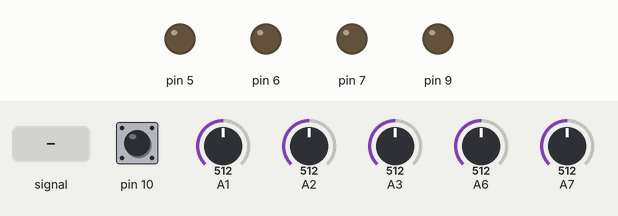
Simulated run of this sketch. Board: Arduino Uno, built with avr-gcc and run on an emulated ATmega328P. Parts: output pins drawn as LEDs (lit = HIGH). Inputs (shaded band) come from the test bench; at power-on: A7 = 512, A2 = 512, pin 10 HIGH, A1 = 512, A3 = 512, A6 = 512.

Above: at 0.75 s.
1.3 s: A2 fed a 200 Hz sine of ±81 counts around its level
Timing chart, 0 to 2.4 s (numbered marks = the images above; inputs shaded):
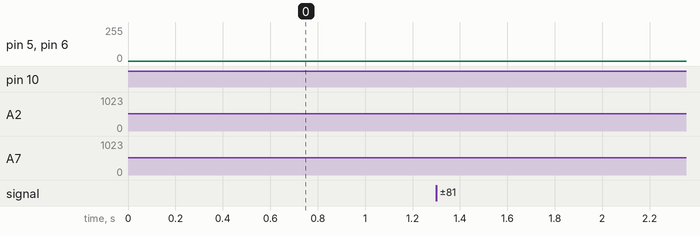

The sketch:

BookWormTest.ino
```cpp
#include <BookWorm.h>

/*
 * This is the big demo for the robot
 * It demonstrates a lot of various functions but it requires either my Sony or SSFPL's Samsung TV remote
 */

uint32_t timeStamp = 0;
int curCmd = TVREMOTE_KEY_NONE;

int leftSensMax = 0;
int rightSensMax = 0;
#define SENS_MAX_DECAY 1

bool lineFollow = false;

void setup() {
  // put your setup code here, to run once:

  BookWorm.begin(); // sets up the pin directions on the robot circuit
  BookWorm.setIrEmittersOff();
}

void loop() {
  // put your main code here, to run repeatedly:

  uint32_t now = millis();
  int rmtRes = BookWorm.readTvRemote();
  if (rmtRes != TVREMOTE_KEY_NONE && rmtRes != TVREMOTE_KEY_UNKNOWN)
  {
    timeStamp = now;
    //if (rmtRes != TVREMOTE_KEY_REPEATLAST)
    {
      curCmd = rmtRes;
    }
    if (rmtRes == TVREMOTE_KEY_PLAY)
    {
      BookWorm.enableAccelLimit();
      lineFollow = true;
    }
    else
    {
      BookWorm.disableAccelLimit();
      lineFollow = false;
    }
  }

  if ((now - timeStamp) > 200)
  {
    curCmd = TVREMOTE_KEY_NONE;
    if (lineFollow == false)
    {
      BookWorm.disableAccelLimit();
      BookWorm.move(0, 0);
    }
  }

  int pot = BookWorm.readPotentiometer();
  int leftSens = BookWorm.readSensorLeftSide();
  int rightSens = BookWorm.readSensorRightSide();
  if (lineFollow == false)
  {
    BookWorm.setLedLeft(leftSensMax / 4);
    BookWorm.setLedRight(rightSensMax / 4);
  }

  if (leftSens > leftSensMax)
  {
    leftSensMax = leftSens;
  }
  else if (leftSensMax >= SENS_MAX_DECAY)
  {
    leftSensMax -= SENS_MAX_DECAY;
  }

  if (rightSens > rightSensMax)
  {
    rightSensMax = rightSens;
  }
  else if (rightSensMax >= SENS_MAX_DECAY)
  {
    rightSensMax -= SENS_MAX_DECAY;
  }

  if (curCmd == TVREMOTE_KEY_SELECT && (rightSensMax > 200 || leftSensMax > 200))
  {
    int32_t diff = abs(rightSensMax - leftSensMax);

    if (leftSensMax > rightSensMax)
    {
      BookWorm.move(150 - (diff / 3), 150);
    }
    else
    {
      BookWorm.move(150, 150 - (diff / 3));
    }
  }
  else if (curCmd == TVREMOTE_KEY_UP)
  {
    BookWorm.move(500, 500);
  }
  else if (curCmd == TVREMOTE_KEY_DOWN)
  {
    BookWorm.move(-200, -200);
  }
  else if (curCmd == TVREMOTE_KEY_LEFT)
  {
    BookWorm.move(-200, 200);
  }
  else if (curCmd == TVREMOTE_KEY_RIGHT)
  {
    BookWorm.move(200, -200);
  }

  if (lineFollow || BookWorm.isButtonPressed())
  {
    leftSens = BookWorm.readSensorLeftFloor();
    rightSens = BookWorm.readSensorRightFloor();
    BookWorm.setLedLeft(leftSens / 4);
    BookWorm.setLedRight(rightSens / 4);
    if (((now / 100) % 2) == 0)
    {
      if (leftSens < pot)
      {
        BookWorm.setLedLeftOff();
      }
      if (rightSens < pot)
      {
        BookWorm.setLedRightOff();
      }
    }

    if (BookWorm.isButtonPressed())
    {
      delay(100);
    }

    if (lineFollow)
    {
      if ((leftSens >= pot && rightSens < pot)) //  || (rightSens < (leftSens * 2) && rightSens > (pot / 1))
      {
        BookWorm.move(200, 0);
      }
      else if ((leftSens < pot && rightSens >= pot)) //  || (leftSens < (rightSens * 2) && leftSens > (pot / 1))
      {
        BookWorm.move(0, 200);
      }
      else if (leftSens >= pot && rightSens >= pot)
      {
        BookWorm.move(400, 400);
      }
      else if (leftSens < pot && rightSens < pot)
      {
        BookWorm.move(200, 200);
      }
    }
  }
}
```

BookWormMove.cpp
```cpp
#include <Arduino.h>
#include "BookWorm.h"
#include "ContinuousServo.h"

extern ContinuousServo servoLeft;
extern ContinuousServo servoRight;

#ifndef usToTicks
#define usToTicks(_us)    (( clockCyclesPerMicrosecond()* _us) / 8)     // converts microseconds to tick (assumes prescale of 8)  // 12 Aug 2009
#endif
#ifndef ticksToUs
#define ticksToUs(_ticks) (( (unsigned)_ticks * 8)/ clockCyclesPerMicrosecond() ) // converts from ticks back to microseconds
#endif
#ifndef TRIM_DURATION
#define TRIM_DURATION       2                               // compensation ticks to trim adjust for digitalWrite delays // 12 August 2009
#endif

#define SERVO_CENTER_TICKS    (usToTicks(1500 - TRIM_DURATION))

#define SERVO_ACCELERATION_LIMIT 2

static unsigned int servoDeadzoneLeft = 0;
static unsigned int servoDeadzoneRight = 0;
static signed int servoBiasLeft = 0;
static signed int servoBiasRight = 0;
static bool servoStoppedNoPulse = true;

void cBookWorm::move(signed int left, signed int right)
{
	moveLeftServo(left);
	moveRightServo(right);
}

void cBookWorm::moveLeftServo(signed int x)
{
	signed int ticks = SERVO_CENTER_TICKS;
	if (x > 0) {
		ticks += x;
		ticks += servoDeadzoneLeft;
		ContinuousServo_BothForward |= (1 << 1);
	}
	else if (x <= 0) {
		ticks += x;
		ticks -= servoDeadzoneLeft;
		ContinuousServo_BothForward &= ~(1 << 1);
	}
	if (x == 0 && servoStoppedNoPulse != false) {
		servoLeft.deactivate();
	}
	else {
		servoLeft.activate();
	}
	ticks += servoBiasLeft;
	servoLeft.writeTicks(ticks);
}

void cBookWorm::moveRightServo(signed int x)
{
	signed int ticks = SERVO_CENTER_TICKS;
	x *= -1; // flip
	if (x > 0) {
		ticks += x;
		ticks += servoDeadzoneRight;
		ContinuousServo_BothForward |= (1 << 0);
	}
	else if (x <= 0) {
		ticks += x;
		ticks -= servoDeadzoneRight;
		ContinuousServo_BothForward &= ~(1 << 0);
	}
	if (x == 0 && servoStoppedNoPulse != false) {
		servoRight.deactivate();
	}
	else {
		servoRight.activate();
	}
	ticks += servoBiasRight;
	servoRight.writeTicks(ticks);
}

#define BOOKWORM_MOVEMIXED_INPUT_LIMIT 1023
#define BOOKWORM_MOVEMIXED_OUTPUT_SCALE 0.3
void cBookWorm::moveMixed(signed int throttle, signed int steer)
{
	signed int left, right;
	calcMix(throttle, steer, &left, &right);
	move(left, right);
}

void cBookWorm::calcMix(signed int throttle, signed int steer, signed int * left, signed int * right)
{
	double throttled, steerd;
	double diff;
	double leftd, rightd;

	if (throttle > BOOKWORM_MOVEMIXED_INPUT_LIMIT) {
		throttle = BOOKWORM_MOVEMIXED_INPUT_LIMIT;
	}
	else if (throttle < -BOOKWORM_MOVEMIXED_INPUT_LIMIT) {
		throttle = -BOOKWORM_MOVEMIXED_INPUT_LIMIT;
	}

	if (steer > BOOKWORM_MOVEMIXED_INPUT_LIMIT) {
		steer = BOOKWORM_MOVEMIXED_INPUT_LIMIT;
	}
	else if (steer < -BOOKWORM_MOVEMIXED_INPUT_LIMIT) {
		steer = -BOOKWORM_MOVEMIXED_INPUT_LIMIT;
	}

	throttled = throttle;
	steerd = steer;

	leftd = steerd;
	rightd = -steerd;
	leftd += throttled;
	rightd += throttled;
	leftd *= BOOKWORM_MOVEMIXED_OUTPUT_SCALE;
	rightd *= BOOKWORM_MOVEMIXED_OUTPUT_SCALE;

	*left = (signed int)lround(leftd);
	*right = (signed int)lround(rightd);
}

void cBookWorm::setAccelLimit(unsigned int accel)
{
	servoLeft.setAccel(accel);
	servoRight.setAccel(-accel);
}

void cBookWorm::enableAccelLimit(void)
{
	setAccelLimit(SERVO_ACCELERATION_LIMIT);
}

void cBookWorm::disableAccelLimit(void)
{
	setAccelLimit(0);
}

void cBookWorm::setServoDeadzoneLeft(unsigned int x)
{
	servoDeadzoneLeft = x;
}

void cBookWorm::setServoDeadzoneRight(unsigned int x)
{
	servoDeadzoneRight = x;
}

void cBookWorm::setServoBiasLeft(signed int x)
{
	servoBiasLeft = x;
}

void cBookWorm::setServoBiasRight(signed int x)
{
	servoBiasRight = x;
}

void cBookWorm::setServoStoppedNoPulse(bool x)
{
	servoStoppedNoPulse = x;
}
```

BookWormPrintf.cpp
```cpp
#include <Arduino.h>
#include "BookWorm.h"
#include <avr/pgmspace.h>
#include "WString.h"

static int printf_putchar(char c, FILE *fp)
{
	Serial.write((uint8_t)c);
	return 0;
}

int cBookWorm::printf(const char *format, ...)
{
	FILE f;
	va_list ap;

	fdev_setup_stream(&f, printf_putchar, NULL, _FDEV_SETUP_WRITE);
	fdev_set_udata(&f, this);
	va_start(ap, format);
	return vfprintf(&f, format, ap);
}

int cBookWorm::printf(const __FlashStringHelper *format, ...)
{
	FILE f;
	va_list ap;

	fdev_setup_stream(&f, printf_putchar, NULL, _FDEV_SETUP_WRITE);
	fdev_set_udata(&f, this);
	va_start(ap, format);
	return vfprintf_P(&f, (const char *)format, ap);
}
```
